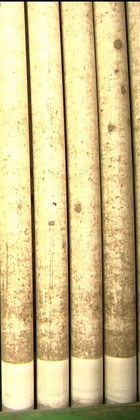
%> input picture Level 3/Potato Defect Detector/Task_2/beltempty_1.jpg, 140 x 420 px, shrunk from 360 x 1080 before the run
$ octave --eval "Task2;"   (GNU Octave 9; MATLAB toolbox functions it lacks are replaced by stand-ins)
%> lines starting %> are read from the running program, lines starting %| are printed output that depends on the picture
function Task2()
%Code written by William Sawyer.
%Level 3 Computer Science
%For Assignment 1 of CMP3641M

%This code intends to create a background mask using the images provided by
%the assignment to allow for potoato detection on a non-consistent background.
%The code should create a model using 4 images and then analyse the
%potatoes in remaining 11 images.

%-------------------------Code Begins Here--------------------------------

%Read in background images to build model
b1 = imread('beltempty_1.jpg');
%> b1 is the input picture: size 420x140x3 uint8; mean R, G, B 209.3, 193.3, 139.6
b2 = imread('beltempty_2.jpg');
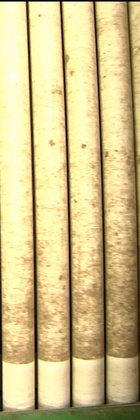
%> input picture Level 3/Potato Defect Detector/Task_2/beltempty_2.jpg, 140 x 420 px, shrunk from 360 x 1080 before the run
%> b2 is the input picture: size 420x140x3 uint8; mean R, G, B 209.6, 192.6, 137.9
b3 = imread('beltempty_3.jpg');
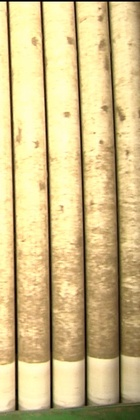
%> input picture Level 3/Potato Defect Detector/Task_2/beltempty_3.jpg, 140 x 420 px, shrunk from 360 x 1080 before the run
%> b3 is the input picture: size 420x140x3 uint8; mean R, G, B 208.6, 189.4, 134.3
b4 = imread('beltempty_4.jpg');
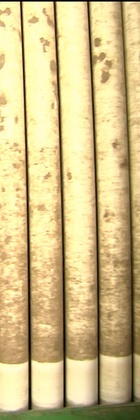
%> input picture Level 3/Potato Defect Detector/Task_2/beltempty_4.jpg, 140 x 420 px, shrunk from 360 x 1080 before the run
%> b4 is the input picture: size 420x140x3 uint8; mean R, G, B 209.3, 190.3, 135.5

%Read in the images containing potatoes.
p1 = imread('beltpotatoes_1.jpg');
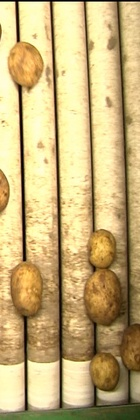
%> input picture Level 3/Potato Defect Detector/Task_2/beltpotatoes_1.jpg, 140 x 420 px, shrunk from 360 x 1080 before the run
%> p1 is the input picture: size 420x140x3 uint8; mean R, G, B 198.2, 175.5, 120
p2 = imread('beltpotatoes_2.jpg');
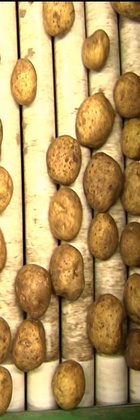
%> input picture Level 3/Potato Defect Detector/Task_2/beltpotatoes_2.jpg, 140 x 420 px, shrunk from 360 x 1080 before the run
%> p2 is the input picture: size 420x140x3 uint8; mean R, G, B 182.1, 153.8, 97.6
%> (the run ends here)
